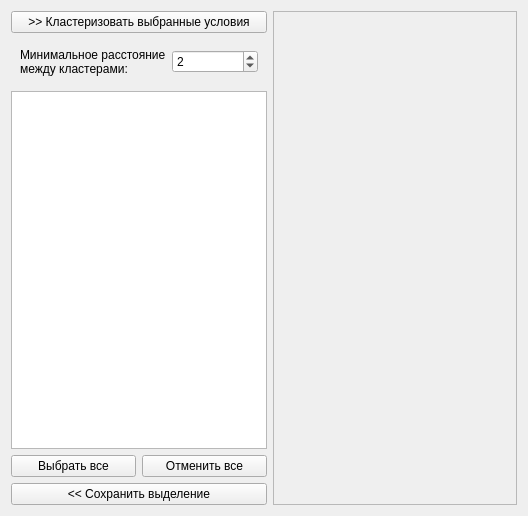
<?xml version="1.0" encoding="UTF-8"?>
<ui version="4.0">
 <class>ClusteringForm</class>
 <widget class="QWidget" name="ClusteringForm">
  <property name="geometry">
   <rect>
    <x>0</x>
    <y>0</y>
    <width>528</width>
    <height>516</height>
   </rect>
  </property>
  <property name="windowTitle">
   <string>Form</string>
  </property>
  <layout class="QHBoxLayout" name="horizontalLayout_3">
   <item>
    <layout class="QVBoxLayout" name="verticalLayout_2">
     <item>
      <layout class="QHBoxLayout" name="horizontalLayout">
       <item>
        <widget class="QPushButton" name="pushButton_getConditions">
         <property name="text">
          <string>&gt;&gt; Кластеризовать выбранные условия</string>
         </property>
        </widget>
       </item>
      </layout>
     </item>
     <item>
      <widget class="QFrame" name="frame_mindistance">
       <layout class="QHBoxLayout" name="horizontalLayout_4">
        <item>
         <widget class="QLabel" name="Label">
          <property name="sizePolicy">
           <sizepolicy hsizetype="Minimum" vsizetype="Preferred">
            <horstretch>0</horstretch>
            <verstretch>0</verstretch>
           </sizepolicy>
          </property>
          <property name="text">
           <string>Минимальное расстояние 
между кластерами:</string>
          </property>
         </widget>
        </item>
        <item>
         <widget class="QSpinBox" name="SpinBox_minDistance">
          <property name="maximum">
           <number>99999</number>
          </property>
          <property name="value">
           <number>2</number>
          </property>
         </widget>
        </item>
       </layout>
      </widget>
     </item>
     <item>
      <widget class="QTreeView" name="treeView_conditions">
       <property name="sizePolicy">
        <sizepolicy hsizetype="Minimum" vsizetype="Expanding">
         <horstretch>1</horstretch>
         <verstretch>0</verstretch>
        </sizepolicy>
       </property>
       <attribute name="headerDefaultSectionSize">
        <number>60</number>
       </attribute>
      </widget>
     </item>
     <item>
      <layout class="QHBoxLayout" name="horizontalLayout_5">
       <item>
        <widget class="QPushButton" name="pushButton_selectAll">
         <property name="text">
          <string>Выбрать все</string>
         </property>
        </widget>
       </item>
       <item>
        <widget class="QPushButton" name="pushButton_deselectAll">
         <property name="text">
          <string>Отменить все</string>
         </property>
        </widget>
       </item>
      </layout>
     </item>
     <item>
      <layout class="QHBoxLayout" name="horizontalLayout_2">
       <item>
        <widget class="QPushButton" name="pushButton_saveSelection">
         <property name="text">
          <string>&lt;&lt; Сохранить выделение</string>
         </property>
        </widget>
       </item>
      </layout>
     </item>
    </layout>
   </item>
   <item>
    <widget class="QScrollArea" name="scrollArea">
     <property name="widgetResizable">
      <bool>true</bool>
     </property>
     <widget class="QWidget" name="scrollAreaWidgetContents">
      <property name="geometry">
       <rect>
        <x>0</x>
        <y>0</y>
        <width>242</width>
        <height>494</height>
       </rect>
      </property>
      <layout class="QVBoxLayout" name="verticalLayout">
       <item>
        <widget class="QWidget" name="widget_filters" native="true">
         <property name="sizePolicy">
          <sizepolicy hsizetype="Expanding" vsizetype="Preferred">
           <horstretch>1</horstretch>
           <verstretch>0</verstretch>
          </sizepolicy>
         </property>
         <layout class="QVBoxLayout" name="verticalLayout_filters"/>
        </widget>
       </item>
      </layout>
     </widget>
    </widget>
   </item>
  </layout>
 </widget>
 <resources/>
 <connections/>
</ui>
